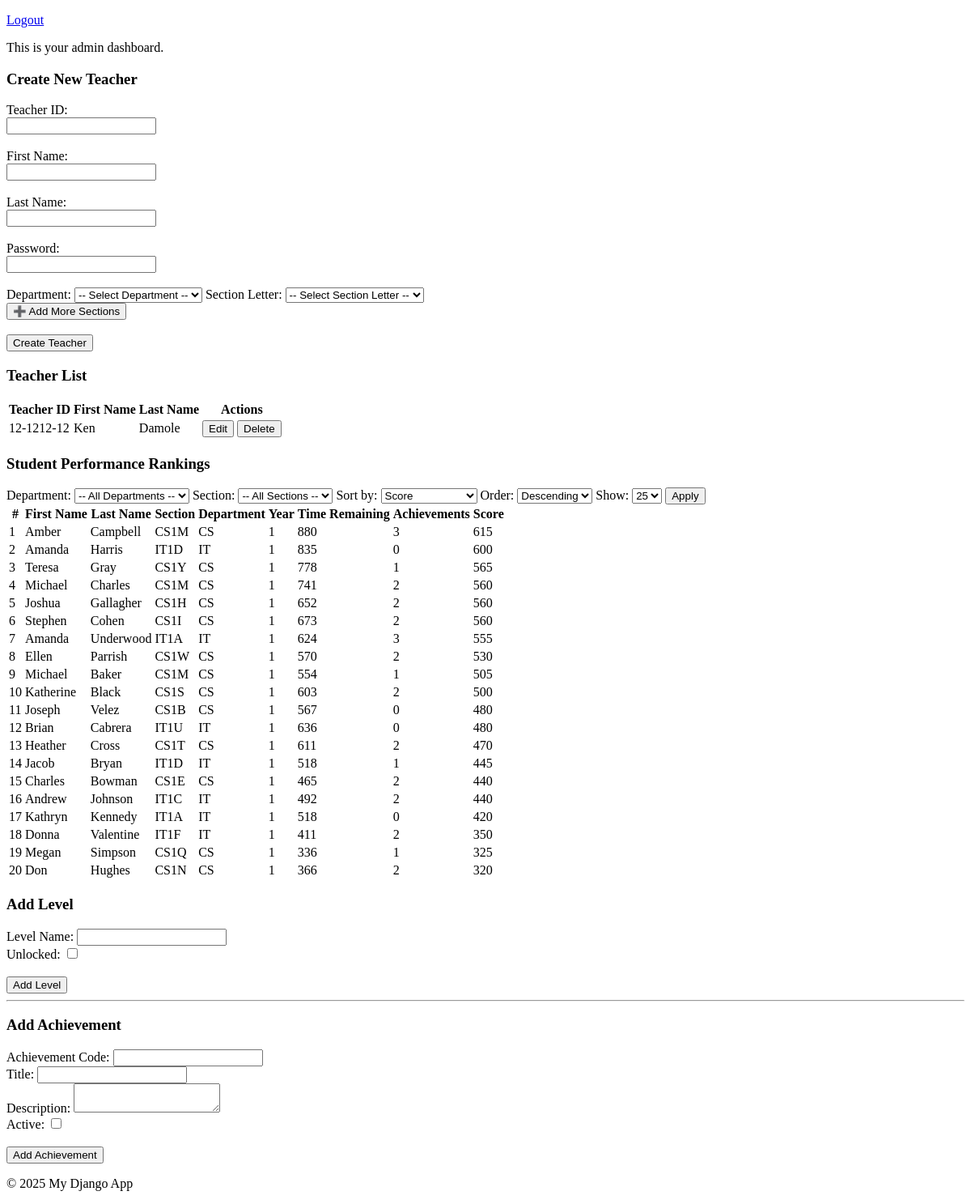
/dashboard/ (signed in), run on an earlier commit of the app's database.
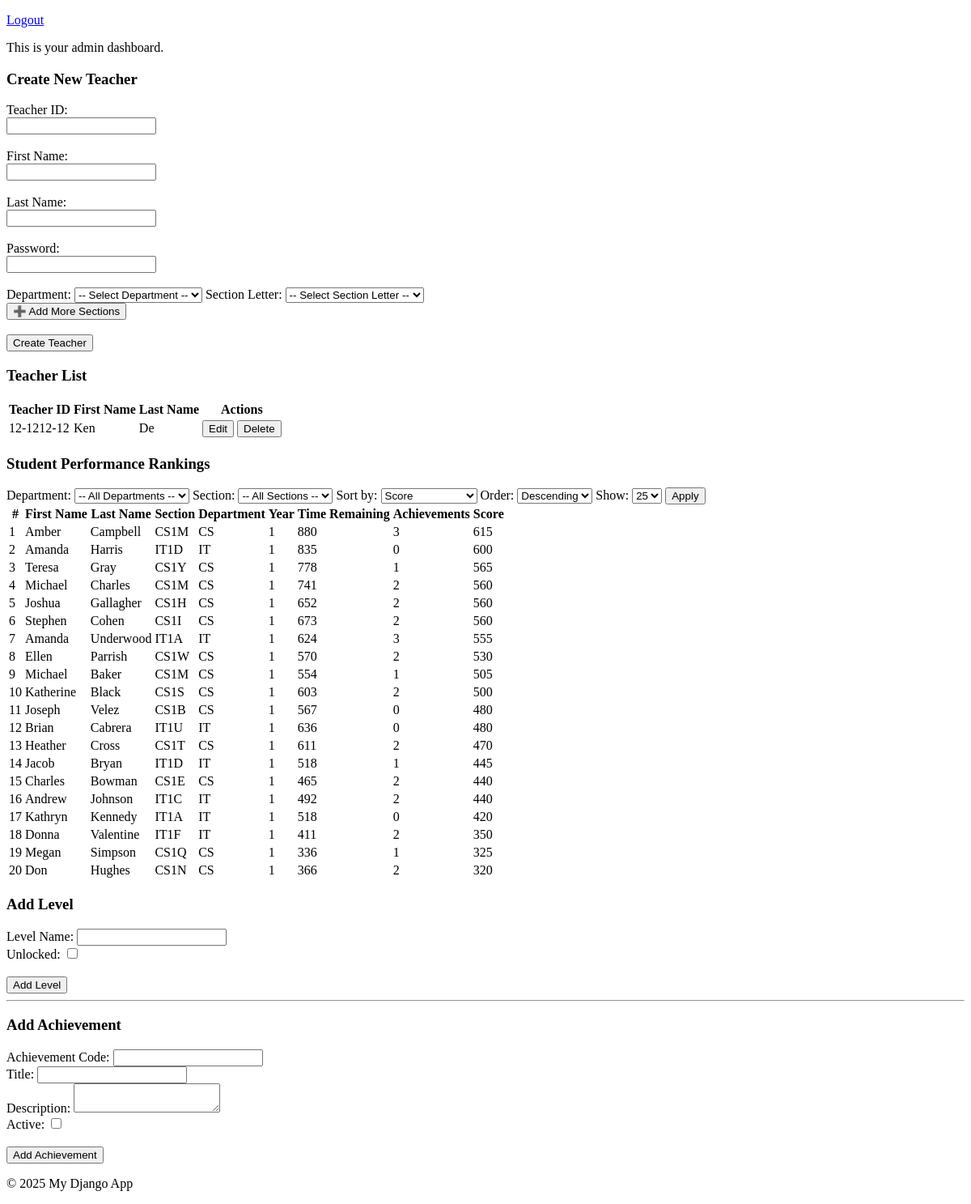
And on a later commit of the database.
### StudentManagementSystem/models/teachers.py (models this page shows, shortened)
class Teacher(models.Model):
    teacher_id = models.CharField(max_length=50, unique=True)
    first_name = models.CharField(max_length=150)
    last_name = models.CharField(max_length=150)
    date_of_birth = models.DateField(null=True, blank=True)
    password = models.CharField(max_length=128)  # store hashed passwords ideally
    role = models.CharField(
        max_length=20,
        choices=Role.choices,
        default=Role.TEACHER  # Default to 'Teacher' role
    )

### StudentManagementSystem/models/student.py (models this page shows, shortened)
class Student(models.Model):
    student_id = models.CharField(max_length=50, unique=True)  # unique username or ID
    first_name = models.CharField(max_length=150)
    last_name = models.CharField(max_length=150)
    date_of_birth = models.DateField(null=True, blank=True)
    password = models.CharField(max_length=128)  # should be hashed
    year_level = models.ForeignKey(YearLevel, on_delete=models.CASCADE, null=True, blank=True)
    section = models.ForeignKey(Section, on_delete=models.CASCADE, null=True, blank=True)
    role = models.CharField(
        max_length=20,
        choices=Role.choices,
        default=Role.STUDENT  # Default to 'Student' role
    )
    @property
    def full_section(self):
        if self.section:
            return f"{self.section.department.name}{self.section.year_level.year}{self.section.letter}"
        return "N/A"

### StudentManagementSystem/models/department.py (models this page shows, shortened)
class Department(models.Model):
    name = models.CharField(max_length=50, unique=True)  # e.g. "CS", "IT"

### StudentManagementSystem/views/admin/dashboard_admin.py (the view)
def admin_dashboard(request):
    admin_id = request.session.get('user_id')
    if not admin_id:
        return redirect('unified_login')
    admin = SimpleAdmin.objects.get(id=admin_id)
    ranking_context = get_rankings_context(request)
    teachers = Teacher.objects.all()
    sections_by_department = {}
    for section in Section.objects.select_related('department', 'year_level').all():
        dept_id = section.department.id
        if dept_id not in sections_by_department:
            sections_by_department[dept_id] = []
        sections_by_department[dept_id].append({
            'id': section.id,
            'letter': section.letter
        })
    return render(request, 'admin/dashboard.html', {
        'admin': admin,
        'teachers': teachers,  # Pass the teachers list to the template
        'sections_by_department': json.dumps(sections_by_department),
        **ranking_context
    })

### StudentManagementSystem/templates/admin/dashboard.html (shortened to what this page needs)
{% extends 'base.html' %}
{% block content %}
    <p><a href="{% url 'unified_logout' %}">Logout</a></p>
    <p>This is your admin dashboard.</p>
    {% include 'admin/teacher_form.html' %}
    {% include 'admin/teacher_list.html' %}
    {% include 'admin/student_ranking.html' %}
    {% include 'admin/add_progress.html' %}
{% endblock %}

### StudentManagementSystem/templates/admin/teacher_list.html (shortened to what this page needs)
<h3>Teacher List</h3>
<table>
    <thead>
    <tr>
        <th>Teacher ID</th>
        <th>First Name</th>
        <th>Last Name</th>
        <th>Actions</th>
    </tr>
    </thead>
    <tbody>
    {% for teacher in teachers %}
        <tr>
            <td>{{ teacher.teacher_id }}</td>
            <td>{{ teacher.first_name }}</td>
            <td>{{ teacher.last_name }}</td>
            <td>
                <button onclick="openEditModal({{ teacher.id }})">Edit</button>
                <button onclick="deleteTeacher({{ teacher.id }})">Delete</button>
            </td>
        </tr>
    {% endfor %}
    </tbody>
</table>

### StudentManagementSystem/templates/admin/student_ranking.html (shortened to what this page needs)
<h3>Student Performance Rankings</h3>
<form method="get" class="filter-form">
    <label for="department">Department:</label>
    <select name="department" id="department">
        <option value="">-- All Departments --</option>
    </select>
    <label for="filter_by">Section:</label>
    <select name="filter_by" id="filter_by">
        <option value="">-- All Sections --</option>
    </select>
    <label for="sort_by">Sort by:</label>
    <select name="sort_by" id="sort_by">
        <option value="score" {% if sort_by == "score" %}selected{% endif %}>Score</option>
    </select>
    <label for="sort_order">Order:</label>
    <select name="sort_order" id="sort_order">
        <option value="desc" {% if sort_order == "desc" %}selected{% endif %}>Descending</option>
    </select>
    <label for="per_page">Show:</label>
    <select name="per_page" onchange="this.form.submit()">
        <option value="25" {% if per_page == 25 %}selected{% endif %}>25</option>
    </select>
    <button type="submit">Apply</button>
</form>
<table>
    <thead>
    <tr>
        <th>#</th>
        <th>First Name</th>
        <th>Last Name</th>
        <th>Section</th>
        <th>Department</th>
        <th>Year</th>
        <th>Time Remaining</th>
        <th>Achievements</th>
        <th>Score</th>
    </tr>
    </thead>
    <tbody>
    {% for student in rankings %}
        <tr>
            <td>{{ forloop.counter }}</td>
            <td>{{ student.first_name }}</td>
            <td>{{ student.last_name }}</td>
            <td>{{ student.section }}</td>
            <td>{{ student.department }}</td>
            <td>{{ student.year_level }}</td>
            <td>{{ student.total_time_remaining }}</td>
            <td>{{ student.achievements_unlocked }}</td>
            <td>{{ student.score }}</td>
        </tr>
    {% empty %}
        <tr>
            <td colspan="8">No student data available.</td>
        </tr>
    {% endfor %}
    </tbody>
</table>

What changed in the data, as far as the page shows it:
removed Teacher: teacher_id "12-1212-12", first_name "Ken", last_name "Damole"
added Teacher: teacher_id "12-1212-12", first_name "Ken", last_name "De"
